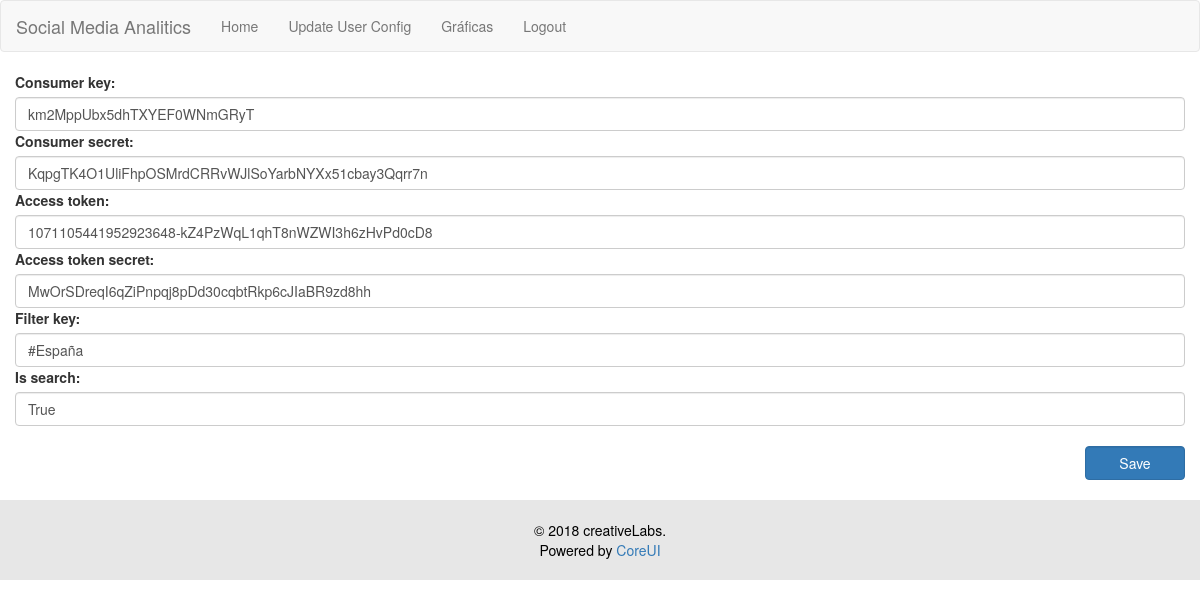
Page /UpdateUserConfig/ (signed in) on the earlier database version.
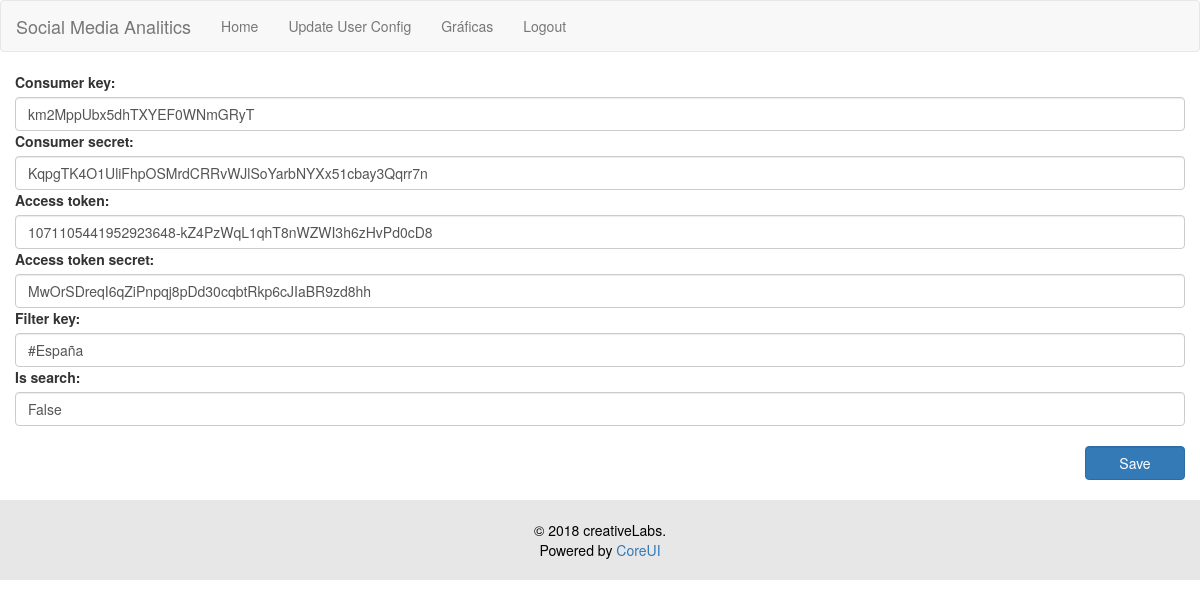
Same page on the later database version.
### Twitter/models.py (models this page shows, shortened)
class UserConfig(models.Model):
	consumer_key = models.TextField(default='km2MppUbx5dhTXYEF0WNmGRyT')
	consumer_secret = models.TextField(default='KqpgTK4O1UliFhpOSMrdCRRvWJlSoYarbNYXx51cbay3Qqrr7n')
	access_token = models.TextField(default='1071105441952923648-kZ4PzWqL1qhT8nWZWI3h6zHvPd0cD8')
	access_token_secret = models.TextField(default='MwOrSDreqI6qZiPnpqj8pDd30cqbtRkp6cJIaBR9zd8hh')
	filter_key = models.TextField(default="#Python")
	is_search = models.BooleanField(default=False)
	user = models.ForeignKey(User, on_delete=models.CASCADE, default=User.objects.get(username="MasterBigData").pk)

### Twitter/views.py (the view, shortened to what this page needs)
# urls.py: path('UpdateUserConfig/', login_required(twitter_views.UpdateUserConfig.as_view()), name="UpdateUserConfig"),
class UpdateUserConfig(UpdateView):
	model = uc
	template_name = "UpdateUserConfig.html"
	form_class = UpdateUserConfigForm
	success_url = "/"
	def get_object(self):
		return uc.objects.filter(user = self.request.user).first()

### Twitter/form.py
class UpdateUserConfigForm(forms.ModelForm):
	class Meta:
		model = UserConfig
		fields = ["consumer_key", "consumer_secret", "access_token", "access_token_secret", "filter_key", "is_search"]
		widgets = {
            'consumer_key': forms.TextInput(attrs={'class': 'form-control'}),
            'consumer_secret': forms.TextInput(attrs={'class': 'form-control'}),
            'access_token': forms.TextInput(attrs={'class': 'form-control'}),
            'access_token_secret': forms.TextInput(attrs={'class': 'form-control'}),
            'filter_key': forms.TextInput(attrs={'class': 'form-control'}),
            'is_search': forms.TextInput(attrs={'class': 'form-control'}),
        }

### Templates/UpdateUserConfig.html (shortened to what this page needs)
{% extends "base.html" %}
{% block content %}
<div  class="container">
	<div class="row">
		<form method="POST" >
			{{ form }}
			<input class="form-control btn btn-primary save-button" type="submit" name="Guardar" value="Save">
		</form>
	</div>
</div>
{% endblock %}

### Templates/Base.html (shortened to what this page needs)
{% load static %}
<!DOCTYPE html>
<html>
<head>
	<link rel="stylesheet" href="https://maxcdn.bootstrapcdn.com/bootstrap/3.3.7/css/bootstrap.min.css">
	<link rel="stylesheet" href="{% static "css/app.css" %}">
	<link rel="stylesheet" href="https://use.fontawesome.com/releases/v5.5.0/css/all.css">
</head>
<body>
<nav class="navbar navbar-default color-back">
  <div class="container-fluid color-back">
    <div class="navbar-header">
      <a class="navbar-brand" href="#">Social Media Analitics</a>
    </div>
    <ul class="nav navbar-nav">
      <li><a href="{% url 'Home' %}">Home</a></li>
      <li><a href="{% url 'UpdateUserConfig' %}">Update User Config</a></li></li>
      <li><a href="#">Gráficas</a></li>
      <li><a href="{% url 'Logout' %}">Logout</a></li>
    </ul>
  </div>
</nav>
{% block content %}
{% endblock %}
<div class="fixed-bottom">
	<footer class="app-footer footer container text-center ">
		  <div>
		    <span>&copy; 2018 creativeLabs.</span>
		  </div>
		  <div class="ml-auto">
		    <span>Powered by</span>
		    <a href="https://coreui.io">CoreUI</a>
		  </div>
	</footer>
</div>
</body>
</html>

### Media/css/app.css (style rules this page uses)
.footer { background-color: #e7e7e7 !important; min-height: 80px !important; color: black !important; padding-top: 20px !important; width: 100% !important; }
.save-button { width: 100px !important; float: right; margin-top: 20px; margin-bottom: 20px; }

Differences in the rows shown:
changed UserConfig "km2MppUbx5dhTXYEF0WNmGRyT": is_search "True" → "False"
